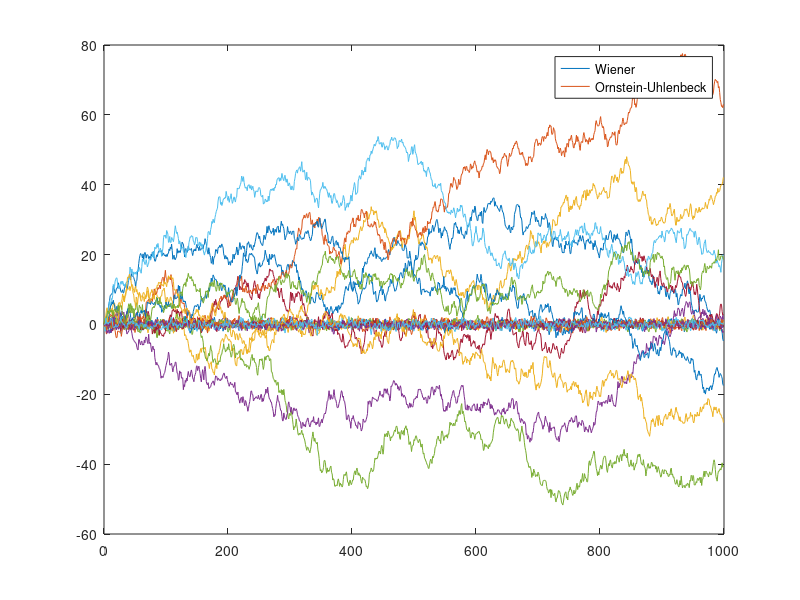

MATLAB code for this plot:
%% Example processes together

close all, clear all, clc;

N = 1000;

MAX_REPS = 10;

Ts = 1;

n = [0:1:N-1];
beta = 0.5;
 

for rep=1:MAX_REPS
    DW = random ('norm', 0, Ts, 1, N);

    W = zeros(1,N);
    % return
    W(1) = 0;
    
    for i=2:N
        W(i) = W(i-1) + DW(i);
    end
    
    DV = random ('norm', 0, 1/(2*beta)*(1-exp(-2*beta*Ts)), 1, N); 
    V = zeros(1,N);
    % return
    V(1) = 0;
    
    for i=2:N
        V(i) = V(i-1)*exp(-beta*Ts) + DV(i);
    end
    
    plot (n, W), hold on;
    plot (n, V);
    legend('Wiener', 'Ornstein-Uhlenbeck');
end